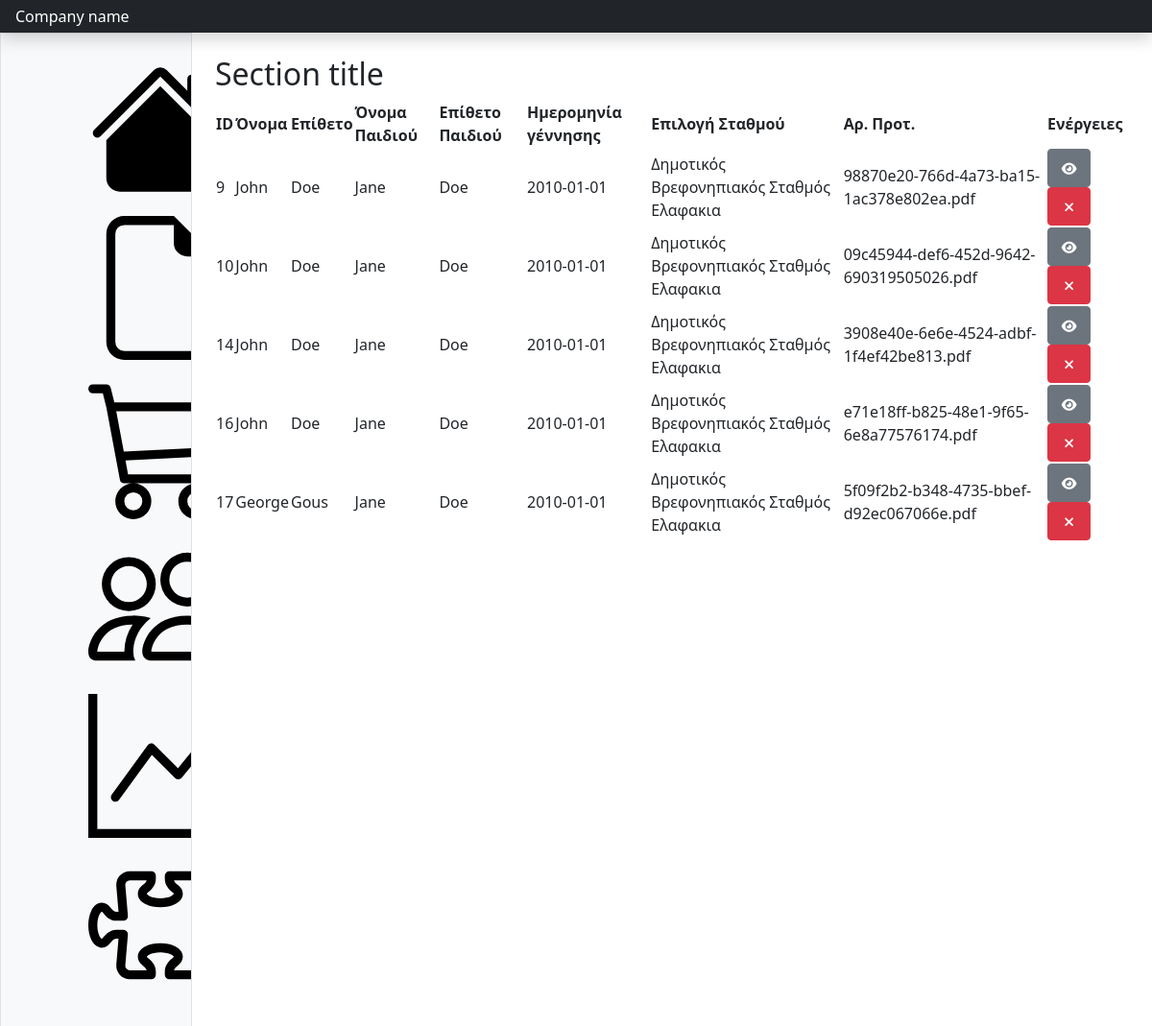
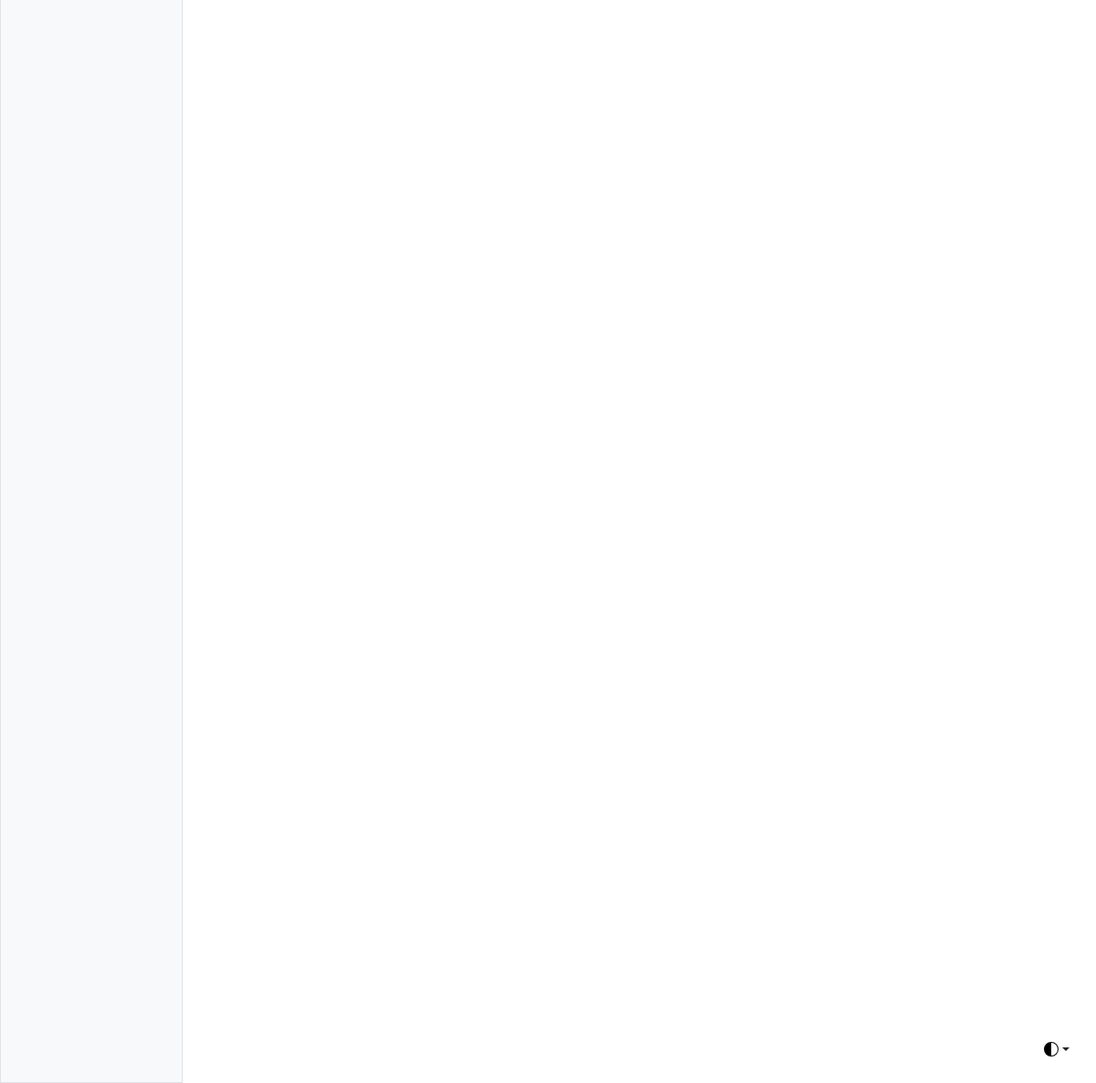
The app's page /aitisi1_entries with its own data (2 pictures, top to bottom).
### models.py (models this page shows, shortened)
class Aitisi1_db(db.Model):
    id = db.Column(db.Integer, primary_key=True)
    first_name = db.Column(db.String(20), nullable=False)
    last_name = db.Column(db.String(20), nullable=False)
    kid_first_name = db.Column(db.String(20), nullable=False)
    kid_last_name = db.Column(db.String(20), nullable=False)
    birth_date = db.Column(db.Date, nullable=False)
    first_choice = db.Column(db.String(20), nullable=False)
    second_choice = db.Column(db.String(20), nullable=False)
    pdf_filename = db.Column(db.String(100), nullable=True)

### main.py (the view)
@app.route('/aitisi1_entries')
def aitisi1_entries():
    entries = Aitisi1_db.query.all()
    return render_template('aitisi1_entries.html', entries=entries)

### main.py (called while the page is built)
@app.before_request
def create_tables():
    if not hasattr(app, 'tables_created'):
        db.create_all()
        app.tables_created = True

### templates/aitisi1_entries.html (shortened to what this page needs)
{% extends "empty_dashboard.html" %}
{% block content %}
<h2>Section title</h2>
<div>
  <table id="myTable" class="display">
    <thead>
      <tr>
        <th scope="col">ID</th>
        <th scope="col">Όνομα</th>
        <th scope="col">Επίθετο</th>
        <th scope="col">Όνομα Παιδιού</th>
        <th scope="col">Επίθετο Παιδιού</th>
        <th scope="col">Ημερομηνία γέννησης</th>
        <th scope="col"> Επιλογή Σταθμού</th>
        <th scope="col"> Αρ. Προτ.</th>
        <th scope="col"> Ενέργειες</th>
      </tr>
    </thead>
    <tbody>
      {% for entry in entries %}
      <tr>
        <td>{{ entry.id }}</td>
        <td>{{ entry.first_name }}</td>
        <td>{{ entry.last_name }}</td>
        <td>{{ entry.kid_first_name }}</td>
        <td>{{ entry.kid_last_name}}</td>
        <td>{{ entry.birth_date}}</td>
        <td>{{ entry.first_choice}}</td>
        <td>{{ entry.pdf_filename}}</td>
        <td>
          <button type="button" class="btn btn-secondary btn-sm btn-equal preview-btn" data-bs-toggle="modal"
            data-bs-target="#previewModal_aitisi1" data-entry-dir="{{ entry.pdf_filename.replace('.pdf', '') }}"
            data-pdf-filename="{{ entry.pdf_filename }}">
            <i class="fas fa-eye"></i>
          </button>
          <button type="button" class="btn btn-danger btn-sm btn-equal delete-btn" data-bs-toggle="modal"
            data-bs-target="#deleteModal"
            data-form-action="{{ url_for('delete_entry', form_type='aitisi1', id=entry.id) }}">
            <i class="fas fa-times"></i>
          </button>
        </td>
      </tr>
      {% endfor %}
    </tbody>
  </table>
  {% endblock %}

### static/css/mystyles.css (style rules this page uses)
.btn-equal { width: 45px; height: 40px; display: inline-flex; align-items: center; justify-content: center; }

### records on screen
Aitisi1_db: id "9", first_name "John", last_name "Doe", kid_first_name "Jane", kid_last_name "Doe", birth_date "2010-01-01", first_choice "Δημοτικός Βρεφονηπιακός Σταθμός Ελαφακια", pdf_filename "98870e20-766d-4a73-ba15-1ac378e802ea.pdf"
Aitisi1_db: id "10", first_name "John", last_name "Doe", kid_first_name "Jane", kid_last_name "Doe", birth_date "2010-01-01", first_choice "Δημοτικός Βρεφονηπιακός Σταθμός Ελαφακια", pdf_filename "09c45944-def6-452d-9642-690319505026.pdf"
Aitisi1_db: id "14", first_name "John", last_name "Doe", kid_first_name "Jane", kid_last_name "Doe", birth_date "2010-01-01", first_choice "Δημοτικός Βρεφονηπιακός Σταθμός Ελαφακια", pdf_filename "3908e40e-6e6e-4524-adbf-1f4ef42be813.pdf"
Aitisi1_db: id "16", first_name "John", last_name "Doe", kid_first_name "Jane", kid_last_name "Doe", birth_date "2010-01-01", first_choice "Δημοτικός Βρεφονηπιακός Σταθμός Ελαφακια", pdf_filename "e71e18ff-b825-48e1-9f65-6e8a77576174.pdf"
Aitisi1_db: id "17", first_name "George", last_name "Gous", kid_first_name "Jane", kid_last_name "Doe", birth_date "2010-01-01", first_choice "Δημοτικός Βρεφονηπιακός Σταθμός Ελαφακια", pdf_filename "5f09f2b2-b348-4735-bbef-d92ec067066e.pdf"
